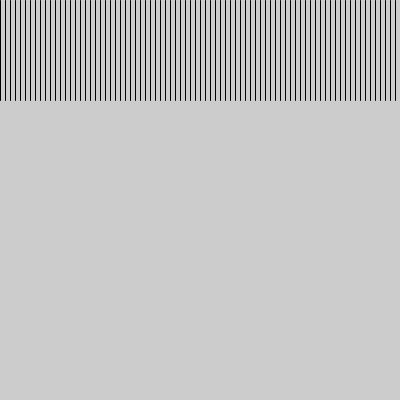
Frame 1 (no input)
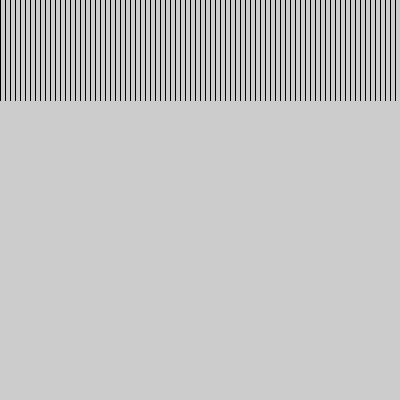
Frame 60 (the mouse pressed at the canvas centre just before this capture)
Frame 120 (the mouse held since frame 60 and released just before this capture): identical to frame 60, image omitted

The Processing sketch that drew these frames (run headless with seeded random() and noise(); from frame 60 on, the mouse is pressed at the canvas centre):

// Processing sketch: sketch_06_Esercizio3_3
// ── sketch_06_Esercizio3_3.pde
void setup()
{
  //dimensione foglio
  size(400, 400);
}

void draw()
{
  //contatore pixel
  int x = 0; 

  //crea linee
  for (int i = 0; i<80; i++)
  {
    line(x, 0, x, 100);
    x+=5;
  }
}
